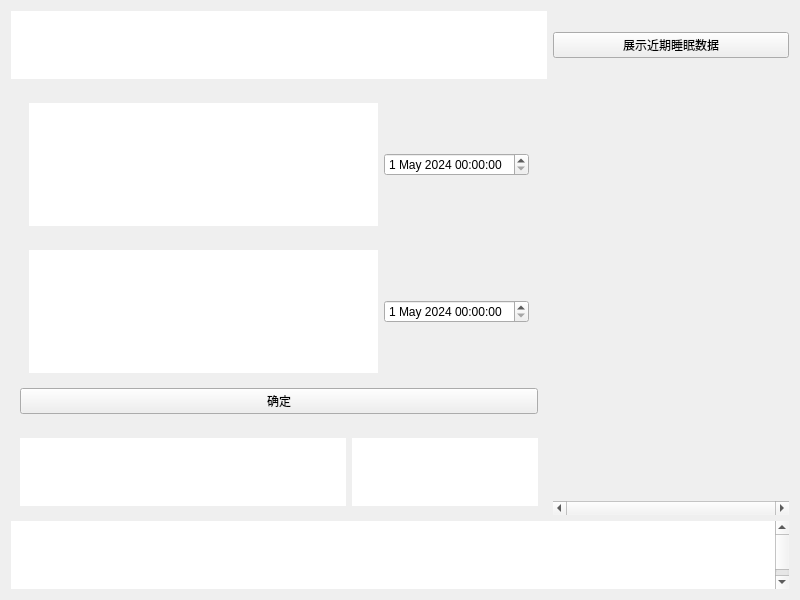
<?xml version="1.0" encoding="UTF-8"?>
<ui version="4.0">
 <class>SleepScene</class>
 <widget class="QWidget" name="SleepScene">
  <property name="geometry">
   <rect>
    <x>0</x>
    <y>0</y>
    <width>800</width>
    <height>600</height>
   </rect>
  </property>
  <property name="windowTitle">
   <string>Form</string>
  </property>
  <layout class="QGridLayout" name="gridLayout">
   <item row="0" column="0">
    <widget class="QTextBrowser" name="textBrowser">
     <property name="frameShape">
      <enum>QFrame::NoFrame</enum>
     </property>
     <property name="frameShadow">
      <enum>QFrame::Plain</enum>
     </property>
     <property name="lineWidth">
      <number>0</number>
     </property>
     <property name="html">
      <string>&lt;!DOCTYPE HTML PUBLIC &quot;-//W3C//DTD HTML 4.0//EN&quot; &quot;http://www.w3.org/TR/REC-html40/strict.dtd&quot;&gt;
&lt;html&gt;&lt;head&gt;&lt;meta name=&quot;qrichtext&quot; content=&quot;1&quot; /&gt;&lt;style type=&quot;text/css&quot;&gt;
p, li { white-space: pre-wrap; }
&lt;/style&gt;&lt;/head&gt;&lt;body style=&quot; font-family:'SimSun'; font-size:9pt; font-weight:400; font-style:normal;&quot;&gt;
&lt;p style=&quot; margin-top:0px; margin-bottom:0px; margin-left:0px; margin-right:0px; -qt-block-indent:0; text-indent:0px;&quot;&gt;&lt;span style=&quot; font-size:14pt; font-weight:600; color:#ffffff;&quot;&gt;睡眠数据&lt;/span&gt;&lt;/p&gt;&lt;/body&gt;&lt;/html&gt;</string>
     </property>
    </widget>
   </item>
   <item row="0" column="1">
    <widget class="QPushButton" name="btn_sleep">
     <property name="text">
      <string>展示近期睡眠数据</string>
     </property>
    </widget>
   </item>
   <item row="1" column="0">
    <widget class="QWidget" name="widget_3" native="true">
     <layout class="QVBoxLayout" name="verticalLayout">
      <item>
       <widget class="QWidget" name="widget" native="true">
        <layout class="QHBoxLayout" name="horizontalLayout">
         <item>
          <widget class="QTextBrowser" name="textBrowser_2">
           <property name="frameShape">
            <enum>QFrame::NoFrame</enum>
           </property>
           <property name="frameShadow">
            <enum>QFrame::Plain</enum>
           </property>
           <property name="lineWidth">
            <number>0</number>
           </property>
           <property name="html">
            <string>&lt;!DOCTYPE HTML PUBLIC &quot;-//W3C//DTD HTML 4.0//EN&quot; &quot;http://www.w3.org/TR/REC-html40/strict.dtd&quot;&gt;
&lt;html&gt;&lt;head&gt;&lt;meta name=&quot;qrichtext&quot; content=&quot;1&quot; /&gt;&lt;style type=&quot;text/css&quot;&gt;
p, li { white-space: pre-wrap; }
&lt;/style&gt;&lt;/head&gt;&lt;body style=&quot; font-family:'SimSun'; font-size:9pt; font-weight:400; font-style:normal;&quot;&gt;
&lt;p align=&quot;right&quot; style=&quot;-qt-paragraph-type:empty; margin-top:0px; margin-bottom:0px; margin-left:0px; margin-right:0px; -qt-block-indent:0; text-indent:0px;&quot;&gt;&lt;br /&gt;&lt;/p&gt;
&lt;p align=&quot;right&quot; style=&quot; margin-top:0px; margin-bottom:0px; margin-left:0px; margin-right:0px; -qt-block-indent:0; text-indent:0px;&quot;&gt;&lt;span style=&quot; font-size:12pt; font-weight:600; color:#ffffff;&quot;&gt;入睡时间&lt;/span&gt;&lt;/p&gt;
&lt;p align=&quot;right&quot; style=&quot;-qt-paragraph-type:empty; margin-top:0px; margin-bottom:0px; margin-left:0px; margin-right:0px; -qt-block-indent:0; text-indent:0px; font-size:12pt; font-weight:600; color:#ffffff;&quot;&gt;&lt;br /&gt;&lt;/p&gt;&lt;/body&gt;&lt;/html&gt;</string>
           </property>
          </widget>
         </item>
         <item>
          <widget class="QDateTimeEdit" name="dateTimeEdit">
           <property name="dateTime">
            <datetime>
             <hour>0</hour>
             <minute>0</minute>
             <second>0</second>
             <year>2024</year>
             <month>5</month>
             <day>1</day>
            </datetime>
           </property>
          </widget>
         </item>
        </layout>
       </widget>
      </item>
      <item>
       <widget class="QWidget" name="widget_2" native="true">
        <layout class="QHBoxLayout" name="horizontalLayout_2">
         <item>
          <widget class="QTextBrowser" name="textBrowser_3">
           <property name="frameShape">
            <enum>QFrame::NoFrame</enum>
           </property>
           <property name="frameShadow">
            <enum>QFrame::Plain</enum>
           </property>
           <property name="lineWidth">
            <number>0</number>
           </property>
           <property name="html">
            <string>&lt;!DOCTYPE HTML PUBLIC &quot;-//W3C//DTD HTML 4.0//EN&quot; &quot;http://www.w3.org/TR/REC-html40/strict.dtd&quot;&gt;
&lt;html&gt;&lt;head&gt;&lt;meta name=&quot;qrichtext&quot; content=&quot;1&quot; /&gt;&lt;style type=&quot;text/css&quot;&gt;
p, li { white-space: pre-wrap; }
&lt;/style&gt;&lt;/head&gt;&lt;body style=&quot; font-family:'SimSun'; font-size:9pt; font-weight:400; font-style:normal;&quot;&gt;
&lt;p align=&quot;right&quot; style=&quot;-qt-paragraph-type:empty; margin-top:0px; margin-bottom:0px; margin-left:0px; margin-right:0px; -qt-block-indent:0; text-indent:0px;&quot;&gt;&lt;br /&gt;&lt;/p&gt;
&lt;p align=&quot;right&quot; style=&quot; margin-top:0px; margin-bottom:0px; margin-left:0px; margin-right:0px; -qt-block-indent:0; text-indent:0px;&quot;&gt;&lt;span style=&quot; font-size:12pt; font-weight:600; color:#ffffff;&quot;&gt;起床时间&lt;/span&gt;&lt;/p&gt;&lt;/body&gt;&lt;/html&gt;</string>
           </property>
          </widget>
         </item>
         <item>
          <widget class="QDateTimeEdit" name="dateTimeEdit_2">
           <property name="date">
            <date>
             <year>2024</year>
             <month>5</month>
             <day>1</day>
            </date>
           </property>
          </widget>
         </item>
        </layout>
       </widget>
      </item>
      <item>
       <widget class="QPushButton" name="btn_save">
        <property name="text">
         <string>确定</string>
        </property>
       </widget>
      </item>
     </layout>
    </widget>
   </item>
   <item row="2" column="0">
    <widget class="QWidget" name="widget_4" native="true">
     <layout class="QHBoxLayout" name="horizontalLayout_3" stretch="7,4">
      <item>
       <widget class="QTextBrowser" name="textBrowser_5">
        <property name="frameShape">
         <enum>QFrame::NoFrame</enum>
        </property>
        <property name="frameShadow">
         <enum>QFrame::Plain</enum>
        </property>
        <property name="lineWidth">
         <number>0</number>
        </property>
        <property name="html">
         <string>&lt;!DOCTYPE HTML PUBLIC &quot;-//W3C//DTD HTML 4.0//EN&quot; &quot;http://www.w3.org/TR/REC-html40/strict.dtd&quot;&gt;
&lt;html&gt;&lt;head&gt;&lt;meta name=&quot;qrichtext&quot; content=&quot;1&quot; /&gt;&lt;style type=&quot;text/css&quot;&gt;
p, li { white-space: pre-wrap; }
&lt;/style&gt;&lt;/head&gt;&lt;body style=&quot; font-family:'SimSun'; font-size:9pt; font-weight:400; font-style:normal;&quot;&gt;
&lt;p align=&quot;right&quot; style=&quot; margin-top:0px; margin-bottom:0px; margin-left:0px; margin-right:0px; -qt-block-indent:0; text-indent:0px;&quot;&gt;&lt;span style=&quot; font-size:12pt; font-weight:600; color:#ffffff;&quot;&gt;今日睡眠时长&lt;/span&gt;&lt;/p&gt;&lt;/body&gt;&lt;/html&gt;</string>
        </property>
       </widget>
      </item>
      <item>
       <widget class="QTextBrowser" name="textBrowser_6">
        <property name="frameShape">
         <enum>QFrame::NoFrame</enum>
        </property>
        <property name="frameShadow">
         <enum>QFrame::Plain</enum>
        </property>
        <property name="lineWidth">
         <number>0</number>
        </property>
       </widget>
      </item>
     </layout>
    </widget>
   </item>
   <item row="3" column="0" colspan="2">
    <widget class="QTextBrowser" name="textBrowser_4">
     <property name="frameShape">
      <enum>QFrame::NoFrame</enum>
     </property>
     <property name="frameShadow">
      <enum>QFrame::Plain</enum>
     </property>
     <property name="lineWidth">
      <number>0</number>
     </property>
     <property name="html">
      <string>&lt;!DOCTYPE HTML PUBLIC &quot;-//W3C//DTD HTML 4.0//EN&quot; &quot;http://www.w3.org/TR/REC-html40/strict.dtd&quot;&gt;
&lt;html&gt;&lt;head&gt;&lt;meta name=&quot;qrichtext&quot; content=&quot;1&quot; /&gt;&lt;style type=&quot;text/css&quot;&gt;
p, li { white-space: pre-wrap; }
&lt;/style&gt;&lt;/head&gt;&lt;body style=&quot; font-family:'SimSun'; font-size:9pt; font-weight:400; font-style:normal;&quot;&gt;
&lt;p style=&quot; margin-top:0px; margin-bottom:0px; margin-left:0px; margin-right:0px; -qt-block-indent:0; text-indent:0px;&quot;&gt;&lt;span style=&quot; font-size:12pt; font-weight:600; color:#ffffff;&quot;&gt;睡眠与身体健康，心理健康和认知功能的发展的都有着密切的联系，良好的睡眠不仅仅有助于情绪的稳定，也对于我们学习的记忆能力有着很大的帮助，青少年每日建议睡眠时长为8-10小时，成年人每日建议睡眠时长为7-9小时，而规律的作息习惯是提升睡眠质量的重要条件。&lt;/span&gt;&lt;/p&gt;&lt;/body&gt;&lt;/html&gt;</string>
     </property>
    </widget>
   </item>
   <item row="1" column="1" rowspan="2">
    <widget class="QScrollArea" name="scrollArea_sleep">
     <property name="frameShape">
      <enum>QFrame::NoFrame</enum>
     </property>
     <property name="frameShadow">
      <enum>QFrame::Plain</enum>
     </property>
     <property name="lineWidth">
      <number>0</number>
     </property>
     <property name="horizontalScrollBarPolicy">
      <enum>Qt::ScrollBarAlwaysOn</enum>
     </property>
     <property name="widgetResizable">
      <bool>true</bool>
     </property>
     <widget class="QWidget" name="scrollAreaWidgetContents">
      <property name="geometry">
       <rect>
        <x>0</x>
        <y>0</y>
        <width>240</width>
        <height>420</height>
       </rect>
      </property>
     </widget>
    </widget>
   </item>
  </layout>
 </widget>
 <resources/>
 <connections/>
</ui>
